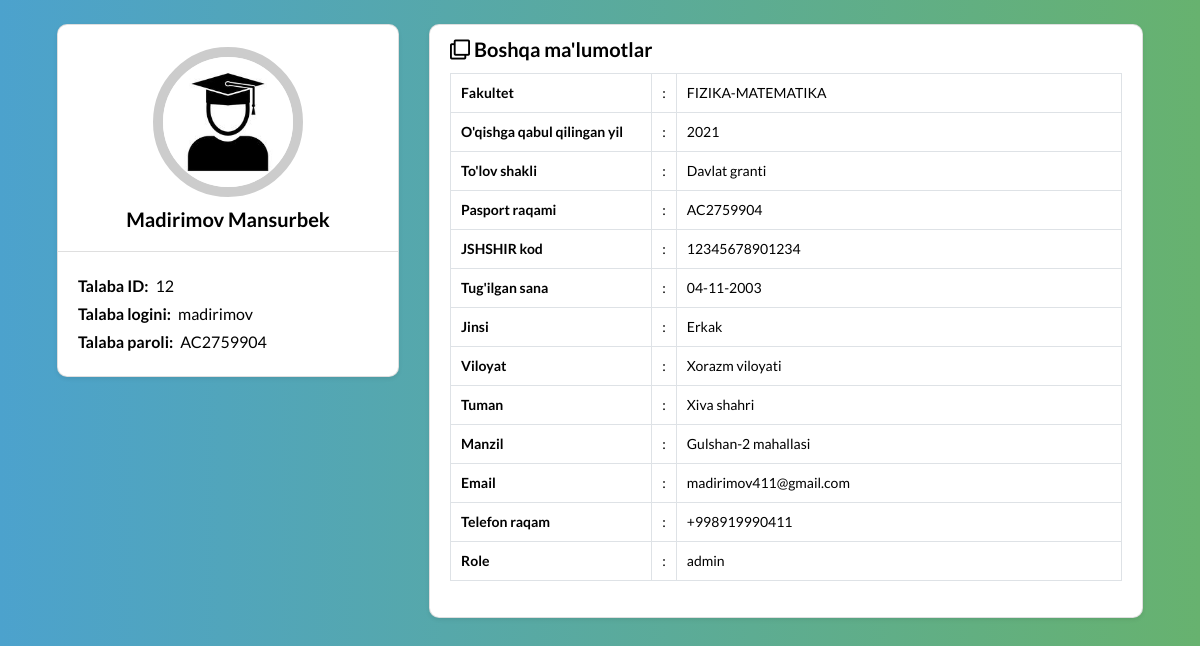
/student.detail.php?id=12, run on the app's committed database.
### tables this page shows
CREATE TABLE `student` (
  `telefon_raqam` varchar(20) NOT NULL,
  `id` bigint(20) NOT NULL,
  `ism` varchar(50) DEFAULT NULL,
  `familiya` varchar(50) DEFAULT NULL,
  `login` varchar(50) DEFAULT NULL,
  `parol` varchar(50) DEFAULT NULL,
  `tugilgan_sana` varchar(10) DEFAULT NULL,
  `email` varchar(100) DEFAULT NULL,
  `fakultet_id` int(11) DEFAULT NULL,
  `oqishga_kirgan_yili` varchar(10) DEFAULT NULL,
  `tolov_shakli` varchar(20) DEFAULT NULL,
  `pasport_raqami` varchar(9) DEFAULT NULL,
  `jshshir` varchar(14) DEFAULT NULL,
  `jinsi` varchar(5) DEFAULT NULL,
  `viloyat_id` int(11) DEFAULT NULL,
  `tuman_id` int(11) DEFAULT NULL,
  `manzil` varchar(50) DEFAULT NULL,
  `role` varchar(10) DEFAULT NULL
);

CREATE TABLE `fakultet` (
  `id` int(11) NOT NULL,
  `nomi` varchar(50) NOT NULL
);

CREATE TABLE `viloyat` (
  `id` int(11) NOT NULL,
  `nomi` varchar(40) NOT NULL
);

CREATE TABLE `tuman` (
  `id` int(11) NOT NULL,
  `viloyat_id` int(11) NOT NULL,
  `nomi` varchar(50) NOT NULL
);

### student.detail.php (the view, shortened to what this page needs)
<!DOCTYPE html>
<html lang="en">
<head>
    <link rel='stylesheet' href='https://cdnjs.cloudflare.com/ajax/libs/twitter-bootstrap/4.1.3/css/bootstrap.min.css'>
    <link rel='stylesheet' href='https://cdnjs.cloudflare.com/ajax/libs/font-awesome/5.12.1/css/all.min.css'>
    <link rel="stylesheet" href="css/demo.css" />
    <link rel="stylesheet" href="css/style.css">
</head>
<body>
    <section>
        <?php
        include 'db.config.php';
        $talaba_id = $_GET['id'];
        try {
            $sql = "SELECT student.id, student.telefon_raqam, student.ism, student.familiya, student.login, student.parol,student.tugilgan_sana,
                    student.email, fakultet.nomi AS fakultet, student.oqishga_kirgan_yili, student.tolov_shakli, student.pasport_raqami, student.jshshir, student.jinsi, viloyat.nomi AS viloyat, tuman.nomi AS tuman,
                    student.manzil, student.role FROM student
                    INNER JOIN fakultet ON student.fakultet_id = fakultet.id
                    INNER JOIN viloyat ON student.viloyat_id = viloyat.id
                    INNER JOIN tuman ON student.tuman_id = tuman.id
                    WHERE student.id = $talaba_id";
            $stmt = $connection->query($sql);
            while ($row = $stmt->fetch()) {
                $telefon_raqam = $row["telefon_raqam"];
                $ism = $row["ism"];
                $familiya = $row["familiya"];
                $login = $row["login"];
                $parol = $row["parol"];
                $tugilgan_sana = $row["tugilgan_sana"];
                $email = $row["email"];
                $fakultet = $row["fakultet"];
                $oqishga_kirgan_yili = $row["oqishga_kirgan_yili"];
                $tolov_shakli = $row["tolov_shakli"];
                $pasport_raqami = $row["pasport_raqami"];
                $jshshir = $row["jshshir"];
                $jinsi = $row["jinsi"];
                $viloyat = $row["viloyat"];
                $tuman = $row["tuman"];
                $manzil = $row["manzil"];
                $role = $row["role"];
            }
        } catch (Exception $e) {
            echo $e->getMessage();
        }
        ?>
        <div class="rt-container">
            <div class="col-rt-12">
                <div class="Scriptcontent">
                    <div class="student-profile py-4">
                        <div class="container">
                            <div class="row">
                                <div class="col-lg-4">
                                    <div class="card shadow-sm">
                                        <div class="card-header bg-transparent text-center">
                                            <img class="profile_img" src="./image/student.jpg" alt="student dp">
                                            <h3>
                                                <?php echo "$familiya $ism"; ?>
                                            </h3>
                                        </div>
                                        <div class="card-body">
                                            <p class="mb-0"><strong class="pr-1">Talaba ID:</strong>
                                                <?php echo $talaba_id ?>
                                            </p>
                                            <p class="mb-0"><strong class="pr-1">Talaba logini:</strong>
                                                <?php echo $login ?>
                                            </p>
                                            <p class="mb-0"><strong class="pr-1">Talaba paroli:</strong>
                                                <?php echo $parol ?>
                                            </p>
                                        </div>
                                    </div>
                                </div>
                                <div class="col-lg-8">
                                    <div class="card shadow-sm">
                                        <div class="card-header bg-transparent border-0">
                                            <h3 class="mb-0"><i class="far fa-clone pr-1"></i>Boshqa ma'lumotlar</h3>
                                        </div>
                                        <div class="card-body pt-0">
                                            <table class="table table-bordered">
                                                <tr>
                                                    <th width="30%">Fakultet</th>
                                                    <td width="2%">:</td>
                                                    <td>
                                                        <?php echo $fakultet ?>
                                                    </td>
                                                </tr>
                                                <tr>
                                                    <th width="30%">O'qishga qabul qilingan yil</th>
                                                    <td width="2%">:</td>
                                                    <td>
                                                        <?php echo $oqishga_kirgan_yili ?>
                                                    </td>
                                                </tr>
                                                <tr>
                                                    <th width="30%">To'lov shakli</th>
                                                    <td width="2%">:</td>
                                                    <td>
                                                        <?php echo $tolov_shakli ?>
                                                    </td>
                                                </tr>
                                                <tr>
                                                    <th width="30%">Pasport raqami</th>
                                                    <td width="2%">:</td>
                                                    <td>
                                                        <?php echo $pasport_raqami ?>
                                                    </td>
                                                </tr>
                                                <tr>
                                                    <th width="30%">JSHSHIR kod</th>
                                                    <td width="2%">:</td>
                                                    <td>
                                                        <?php echo $jshshir ?>
                                                    </td>
                                                </tr>
                                                <tr>
                                                    <th width="30%">Tug'ilgan sana</th>
                                                    <td width="2%">:</td>
                                                    <td>
                                                        <?php echo $tugilgan_sana ?>
                                                    </td>
                                                </tr>
                                                <tr>
                                                    <th width="30%">Jinsi</th>
                                                    <td width="2%">:</td>
                                                    <td>
                                                        <?php echo $jinsi ?>
                                                    </td>
                                                </tr>
                                                <tr>
                                                    <th width="30%">Viloyat</th>
                                                    <td width="2%">:</td>
                                                    <td>
                                                        <?php echo $viloyat ?>
                                                    </td>
                                                </tr>
                                                <tr>
                                                    <th width="30%">Tuman</th>
                                                    <td width="2%">:</td>
                                                    <td>
                                                        <?php echo $tuman ?>
                                                    </td>
                                                </tr>
                                                <tr>
                                                    <th width="30%">Manzil</th>
                                                    <td width="2%">:</td>
                                                    <td>
                                                        <?php echo $manzil ?>
                                                    </td>
                                                </tr>
                                                <tr>
                                                    <th width="30%">Email</th>
                                                    <td width="2%">:</td>
                                                    <td>
                                                        <?php echo $email ?>
                                                    </td>
                                                </tr>
                                                <tr>
                                                    <th width="30%">Telefon raqam</th>
                                                    <td width="2%">:</td>
                                                    <td>
                                                        <?php echo $telefon_raqam ?>
                                                    </td>
                                                </tr>
                                                <?php
                                                if ($role == "admin") {
                                                    echo '<tr>
                                                            <th width="30%">Role</th>
                                                            <td width="2%">:</td>
                                                            <td>
                                                                ' . $role . '
                                                            </td>
                                                          </tr>';
                                                }
                                                ?>
                                            </table>
                                        </div>
                                    </div>
                                </div>
                            </div>
                        </div>
                    </div>
                </div>
            </div>
        </div>
    </section>
</body>
</html>

### css/demo.css (style rules this page uses)
html { box-sizing: border-box; }
*, *:before, *:after { box-sizing: inherit; }
article, header, section, aside, details, figcaption, figure, footer, header, hgroup, main, nav, section, summary { display: block; }
body { color: #222; font-size: 100%; line-height: 24px; margin: 0; padding:0; font-family: "Raleway",sans-serif; }
section { float: left; width: 100%; padding-bottom:3em; }
.Scriptcontent { line-height:28px; }
.rt-container { margin: 0 auto; padding-left:12px; padding-right:12px; }
[class^="col-rt-"] { box-sizing: border-box; -webkit-box-sizing: border-box; -moz-box-sizing: border-box; -o-box-sizing: border-box; -ms-box-sizing: border-box; padding: 0 15px; min-height: 1px; position: relative; }
@media (min-width: 768px) { .rt-container { width: 750px; } }
@media (min-width: 768px) { [class^="col-rt-"] { float: left; width: 49.9999999999%; } }
@media (min-width: 768px) { .col-rt-6, .col-rt-12 { width: 100%; } }
@media (min-width: 1200px) { .rt-container { width: 1170px; } }

### css/style.css (style rules this page uses)
body { background: #67B26F; background: -webkit-linear-gradient(to right, #4ca2cd, #67B26F); background: linear-gradient(to right, #4ca2cd, #67B26F); padding: 0; margin: 0; font-family: 'Lato', sans-serif; color: #000; }
.student-profile .card { border-radius: 10px; }
.student-profile .card .card-header .profile_img { width: 150px; height: 150px; object-fit: cover; margin: 10px auto; border: 10px solid #ccc; border-radius: 50%; }
.student-profile .card h3 { font-size: 20px; font-weight: 700; }
.student-profile .card p { font-size: 16px; color: #000; }
.student-profile .table th, .student-profile .table td { font-size: 14px; padding: 5px 10px; color: #000; }

### data on the page
student: familiya "Madirimov", ism "Mansurbek", login "madirimov", parol "AC2759904", fakultet.nomi "FIZIKA-MATEMATIKA", oqishga_kirgan_yili "2021", tolov_shakli "Davlat granti", pasport_raqami "AC2759904", jshshir "12345678901234", tugilgan_sana "04-11-2003", jinsi "Erkak", viloyat.nomi "Xorazm viloyati", tuman.nomi "Xiva shahri", manzil "Gulshan-2 mahallasi", email "madirimov411@gmail.com", telefon_raqam "+998919990411", role "admin"

### other printed values
$talaba_id "12"
